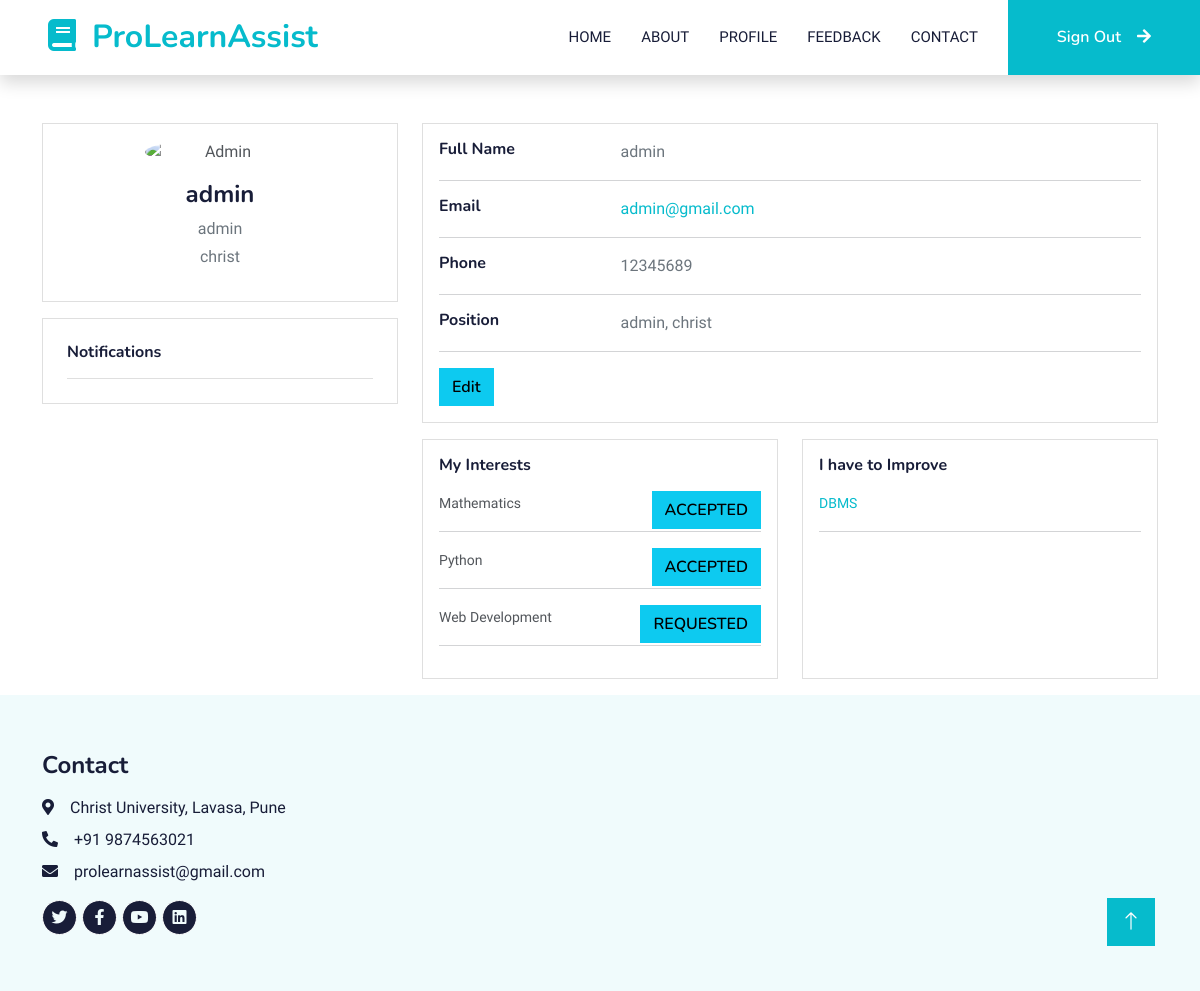
The page /userprofile (signed in) on the database as committed earlier.
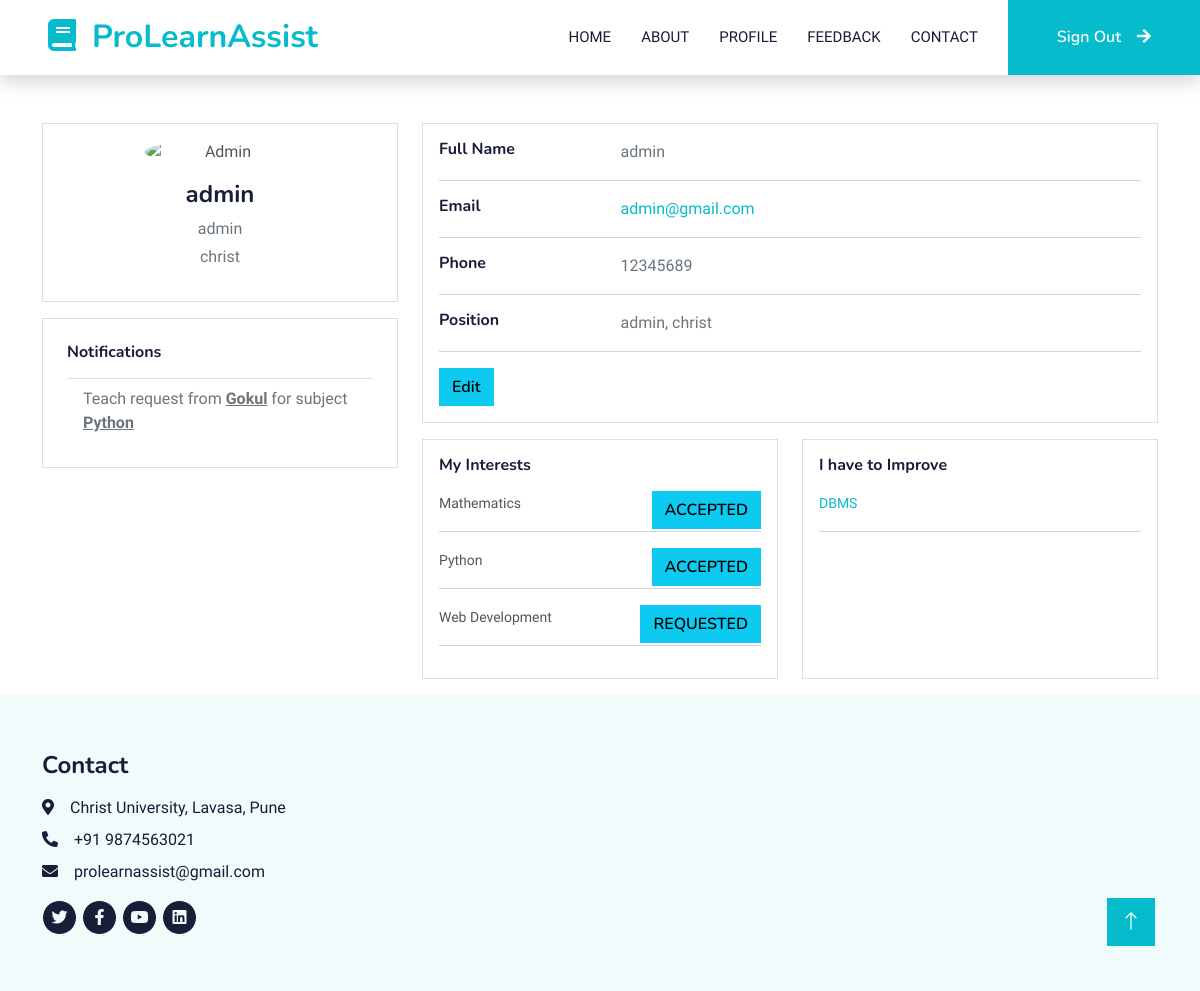
The same page on the database as committed later.
### user/models.py (models this page shows, shortened)
class user_details(models.Model):
    user=models.ForeignKey(User,on_delete=models.CASCADE,default=0)
    Phone=models.BigIntegerField(null=True)
    Qualification=models.CharField(max_length=100,null=False)
    Interest=models.CharField(max_length=100,null=False)
    CurrentStatus=models.CharField(max_length=100,null=True)
    Institution=models.CharField(max_length=100,null=False)

class interests(models.Model):
    user=models.ForeignKey(User,on_delete=models.CASCADE, default=0)
    Subject=models.CharField(max_length=100,null=False)
    Teaching_status = models.IntegerField(default=0)

class improvements(models.Model):
    user=models.ForeignKey(User,on_delete=models.CASCADE, default=0)
    Subject=models.CharField(max_length=100,null=False)
    Learning=models.CharField(max_length=100,null=False)

class teching(models.Model):
    teach_by=models.ForeignKey(User,related_name='teachingBy',on_delete=models.CASCADE, default=0)
    teach_to=models.ForeignKey(User,related_name='teachingTo',on_delete=models.CASCADE, default=0)
    sub = models.CharField(null=False,max_length=225,default=0)
    teach_status=models.IntegerField(default=0)

### user/views.py (the view)
# urls.py: path('userprofile',views.user_profile,name='userprofile'),
def user_profile(request):
    data = user_details.objects.filter(user_id = request.user)
    interest=interests.objects.filter(user_id = request.user)
    improvement=improvements.objects.filter(user_id = request.user)
    noti = teching.objects.filter(teach_by=request.user,teach_status=0)
    return render(request,"user/main/userprofile.html",{'data':data,'interest':interest,'improvement':improvement,'noti':noti})

### templates/user/main/userprofile.html (shortened to what the changed rows need)
{% extends 'user/base.html'%}
{% block content%}
    <div class="container">
        <div class="main-body mt-5">
            <div class="row gutters-sm">
                <div class="col-md-4 mb-3">
                    <div class="card">
                        <div class="card-body">
                            <div class="d-flex flex-column align-items-center text-center">
                                <div class="mt-3">
                                    <h4>{{request.user.username}}</h4>
                                    {% for i in data %}
                                    <p class="text-secondary mb-1">{{i.CurrentStatus}}</p>
                                    <p class="text-muted font-size-sm">{{i.Institution}}</p>
                                    {% endfor %}
                                </div>
                            </div>
                        </div>
                    </div>
                    <div class="card mt-3 p-4">
                        <h6 class="d-flex align-items-center mb-3 text-center">Notifications</h6>
                        <ul class="list-group list-group-flush">
                            {% for i in noti %}
                            <li class="list-group-item d-flex justify-content-between align-items-center flex-wrap">
                                <span class="text-secondary">Teach request from <u><b>{{i.teach_to}}</b></u> for subject <u><b>{{ i.sub }}</b></u></span>
                            </li>
                            {% endfor %}
                        </ul>
                    </div>
                </div>
                <div class="col-md-8">
                    <div class="card mb-3">
                        <div class="card-body">
                            <div class="row">
                                <div class="col-sm-3">
                                </div>
                                <div class="col-sm-9 text-secondary">
                                </div>
                            </div>
                            <hr>
                            <div class="row">
                                <div class="col-sm-3">
                                </div>
                                <div class="col-sm-9 text-secondary">
                                </div>
                            </div>
                            <hr>
                            <div class="row">
                                <div class="col-sm-3">
                                    <h6 class="mb-0">Phone</h6>
                                </div>
                                {% for i in data %}
                                <div class="col-sm-9 text-secondary">
                                    {{i.Phone}}
                                </div>
                            </div>
                            <hr>
                            <div class="row">
                                <div class="col-sm-3">
                                    <h6 class="mb-0">Position</h6>
                                </div>
                                <div class="col-sm-9 text-secondary">
                                    {{i.CurrentStatus}}, {{i.Institution}}
                                </div>
                            </div>
                            {% endfor %}
                            <hr>
                            <div class="row">
                                <div class="col-sm-12">
                                </div>
                            </div>
                        </div>
                    </div>
                    <div class="row gutters-sm">
                        <div class="col-sm-6 mb-3">
                            <div class="card h-100">
                                <div class="card-body">
                                    <h6 class="d-flex align-items-center mb-3">My Interests</h6>
                                    {% for i in interest %}
                                    <small>{{i.Subject}}</small>
                                    {% if i.Teaching_status == 0 %}
                                    <a class="btn btn-info float-end "
                                        href="{% url 'teach_noti' id=i.id %}">TEACH</a>
                                        {% elif i.Teaching_status == 1 %}
                                        <a class="btn btn-info float-end "
                                        href="#">REQUESTED</a>
                                        {% elif i.Teaching_status == 2 %}
                                        <a class="btn btn-info float-end "
                                        href="#">ACCEPTED</a>
                                        {% endif %}
                                    <hr>
                                    {% endfor %}
                                </div>
                            </div>
                        </div>
                        <div class="col-sm-6 mb-3">
                            <div class="card h-100">
                                <div class="align card-body">
                                    <h6 class="d-flex align-items-center mb-3">I have to Improve</h6>
                                    {% for k in improvement %}
                                            <a href="{% url 'lists' sub=k.Learning %}"><small>{{k.Learning}}</small></a><hr>
                                    {% endfor %}
                                </div>
                            </div>
                        </div>
                    </div>
                </div>
            </div>
        </div>
    </div>
    {% endblock content%}

Rows that differ between the two databases and show on the page:
added teching: teach_to "Gokul", sub "Python"
